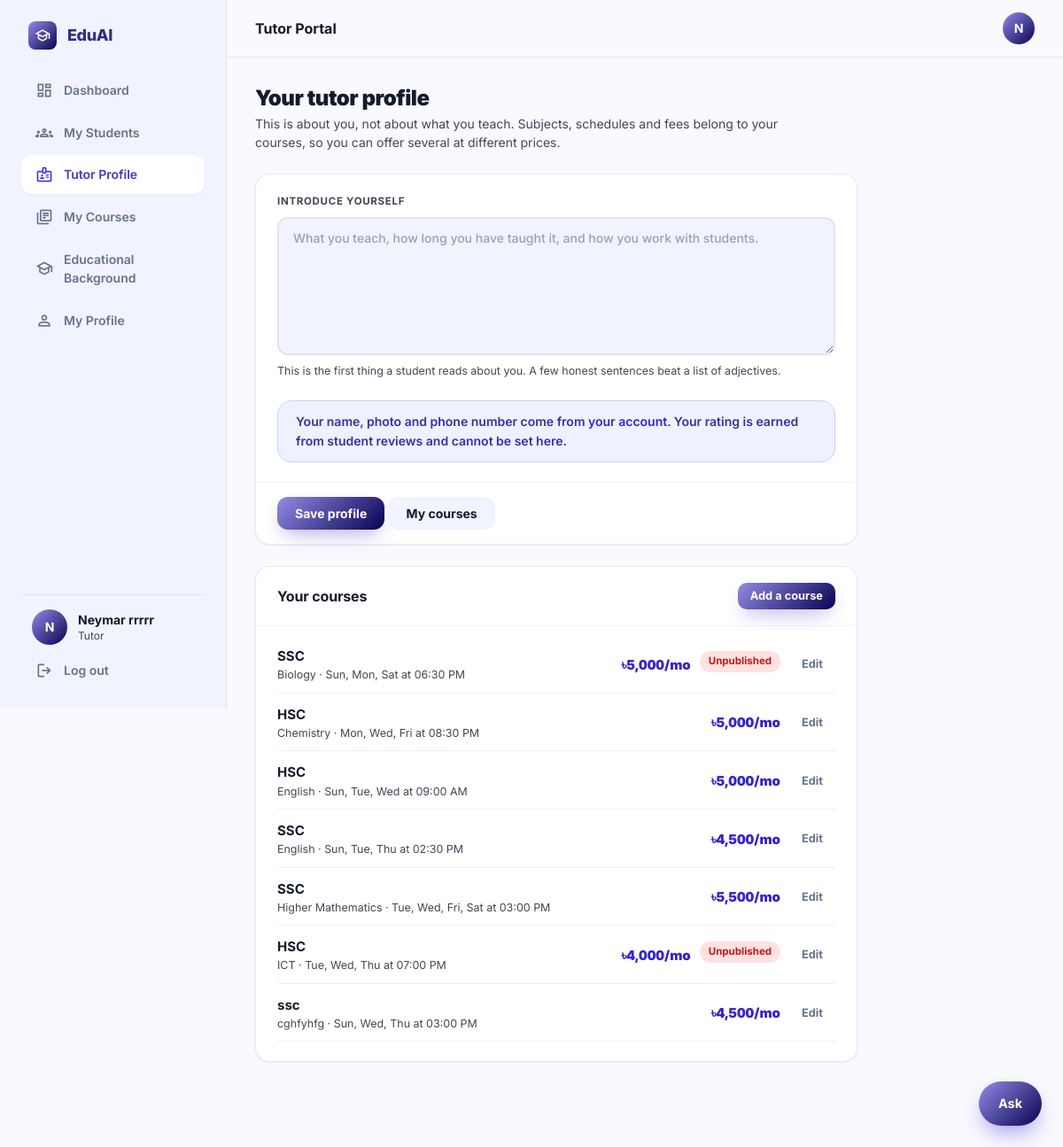
The page /tutors/edit-profile/ (signed in) on the database its author committed.
### accounts/models.py (models this page shows, shortened)
class User(AbstractUser):
    ROLE_CHOICES = (
        ('student', 'Student'),
        ('tutor', 'Tutor'),
    )
    VERIFICATION_STATUS_CHOICES = (
        ('unverified', 'Not submitted'),
        ('pending', 'Pending review'),
        ('verified', 'Verified'),
        ('rejected', 'Rejected'),
    )
    role = models.CharField(max_length=10, choices=ROLE_CHOICES)
    avatar = models.ImageField(upload_to='avatars/', blank=True, null=True)
    phone = models.CharField(max_length=20, blank=True, null=True)
    education = models.CharField(max_length=150, blank=True, null=True,
                                  help_text='e.g. BSc in CSE, Dhaka University')
    id_card_number = models.CharField(max_length=40, blank=True, null=True,
                                      help_text='University ID card number')
    id_card_front = models.ImageField(upload_to='id_cards/', storage=private_storage,
                                      blank=True, null=True)
    id_card_back = models.ImageField(upload_to='id_cards/', storage=private_storage,
                                     blank=True, null=True)
    bio = models.TextField(blank=True, null=True)
    nid_number = models.CharField(max_length=30, blank=True, null=True)
    nid_image = models.ImageField(upload_to='nid_cards/', storage=private_storage,
                                  blank=True, null=True,
                                  help_text='Photo/scan of the NID — required for tutor registration')
    nid_verification_status = models.CharField(
        max_length=10, choices=VERIFICATION_STATUS_CHOICES, default='unverified',
    )

### tutors/models.py (models this page shows, shortened)
class Course(models.Model):
    DAY_CHOICES = [
        ('0', 'Sun'), ('1', 'Mon'), ('2', 'Tue'), ('3', 'Wed'),
        ('4', 'Thu'), ('5', 'Fri'), ('6', 'Sat'),
    ]
    tutor = models.ForeignKey(User, on_delete=models.CASCADE,
                              related_name='courses')
    subject = models.CharField(max_length=60,
                               help_text="The subject, as a student would search for it")
    name = models.CharField(max_length=120,
                            help_text='What you call this course')
    days = models.CharField(max_length=50,
                            help_text="Comma separated days like '0,2,4'")
    time = models.TimeField(help_text='When the class starts')
    months = models.PositiveIntegerField(
        default=1, validators=[MinValueValidator(1)],
        help_text='How many months the course runs')
    monthly_rate = models.DecimalField(
        max_digits=10, decimal_places=2, validators=[MinValueValidator(1)],
        help_text='What a student pays per month')
    is_active = models.BooleanField(
        default=True, help_text='Uncheck to stop taking new students')
    created_at = models.DateTimeField(auto_now_add=True)
    updated_at = models.DateTimeField(auto_now=True)
    class Meta:
        ordering = ['subject', 'name']
    @property
    def day_names(self):
        labels = dict(self.DAY_CHOICES)
        return [labels[d.strip()] for d in self.days.split(',')
                if d.strip() in labels]
    @property
    def schedule_display(self):
        days = ', '.join(self.day_names)
        return f'{days} at {self.time:%I:%M %p}' if days else f'{self.time:%I:%M %p}'

### tutors/views.py (the view, shortened to what this page needs)
# urls.py: path('edit-profile/', views.tutor_edit_profile_view, name='edit-profile'),
@login_required(login_url='login')
def tutor_edit_profile_view(request):
    if request.user.role != 'tutor':
        messages.error(request, 'Only tutors can access this page!')
        return redirect('home')
    profile, created = TutorProfile.objects.get_or_create(
        user=request.user, defaults={'bio': ''})
    return render(request, 'tutors/edit.html', {
        'tutor_profile': profile,
        'is_new': created,
        'courses': request.user.courses.all(),
    })

### chatbot/context_processors.py (called while the page is built)
def assistant(request):
    return {'chat_starters': json.dumps(list(_starters(request.user)))}

### chatbot/views.py (called while the page is built)
def _starters(user):
    if not user.is_authenticated:
        return ('How much does a tutor cost?',
                'How do I book a tutor?',
                'How do refunds work?',
                'How do I become a tutor?')
    if user.is_staff or user.is_superuser:
        return ('What needs reviewing?',
                'How many payments are waiting?',
                'How much is owed in refunds?')
    if user.role == 'tutor':
        return ('How much have I earned?',
                'What are my bookings?',
                'How much commission do you take?',
                'What needs my attention?')
    return ('How much do I owe?',
            'What refund would I get if I stop now?',
            'When does my course end?',
            'Has my payment been approved?')

### quick_tutor/templatetags/assets.py (called while the page is built)
def _version(path):
    try:
        absolute = finders.find(path)
        if absolute and os.path.exists(absolute):
            return str(int(os.path.getmtime(absolute)))
    except Exception:                      # pragma: no cover - never break a page
        pass
    return ''

@register.simple_tag
def static_v(path):
    url = static(path)
    if settings.DEBUG:
        stamp = _version(path)
    else:
        if path not in _versions:
            _versions[path] = _version(path)
        stamp = _versions[path]
    return f'{url}?v={stamp}' if stamp else url

### templates/tutors/edit.html (shortened to what this page needs)
{% extends 'base/luminary_base.html' %}
{% block nav_edit_profile %}is-active{% endblock %}
{% block pagehead %}
<div class="pagehead">
  <div class="container">
    <div class="pagehead__title">
      <h1>{% if is_new %}Create your tutor profile{% else %}Your tutor profile{% endif %}</h1>
    </div>
    <p>This is about you, not about what you teach. Subjects, schedules and
       fees belong to your courses, so you can offer several at different
       prices.</p>
  </div>
</div>
{% endblock %}
{% block content %}
<div class="stack" style="max-width:680px">
  <form method="POST" class="card">
    <div class="card__body stack">
      <div class="field">
        <label for="bio">Introduce yourself</label>
        <textarea id="bio" name="bio" rows="6" required
                  placeholder="What you teach, how long you have taught it, and how you work with students.">{{ tutor_profile.bio|default:'' }}</textarea>
        <p class="xsmall muted">This is the first thing a student reads about
           you. A few honest sentences beat a list of adjectives.</p>
      </div>
      <div class="alert alert--info">
        Your name, photo and phone number come from
        <a href="/accounts/edit-profile/">your account</a>. Your rating is
        earned from student reviews and cannot be set here.
      </div>
    </div>
    <div class="card__foot">
      <button type="submit" class="btn btn--primary">
        {% if is_new %}Create profile{% else %}Save profile{% endif %}
      </button>
      {% if not is_new %}
      <a href="/tutors/courses/" class="btn btn--secondary">My courses</a>
      {% endif %}
    </div>
  </form>
  {% if not is_new %}
  <section class="card">
    <div class="card__head">
      <h3>Your courses</h3>
      <a href="/tutors/courses/add/" class="btn btn--primary btn--sm">Add a course</a>
    </div>
    <div class="card__body">
      {% if courses %}
      <div class="stack-s">
        {% for course in courses %}
        <div class="row row--between" style="padding-bottom:10px;border-bottom:1px solid var(--line-2)">
          <div>
            <div class="strong">{{ course.name }}</div>
            <div class="xsmall muted">{{ course.subject }} &middot; {{ course.schedule_display }}</div>
          </div>
          <div class="row" style="gap:10px">
            <span class="money num">৳{{ course.monthly_rate|floatformat:"0g" }}/mo</span>
            {% if not course.is_active %}<span class="pill pill--rejected">Unpublished</span>{% endif %}
            <a href="/tutors/courses/{{ course.id }}/edit/" class="btn btn--quiet btn--sm">Edit</a>
          </div>
        </div>
        {% endfor %}
      </div>
      {% else %}
      <p class="muted">You have no courses yet, so students cannot book you.
         <a href="/tutors/courses/add/">Add one</a>.</p>
      {% endif %}
    </div>
  </section>
  {% endif %}
</div>
{% endblock %}

### templates/base/luminary_base.html (shortened to what this page needs)
<!DOCTYPE html>
{% load static %}
{% load assets %}
<html lang="en">
<head>
<link rel="stylesheet" href="{% static_v 'css/eduai.css' %}"/>
</head>
<body>
<div class="app">
<aside class="sidebar">
  <a href="/" class="brand">
    <span class="brand__tile"><span class="ms" aria-hidden="true">school</span></span>
    EduAI
  </a>
  <nav class="sidenav" aria-label="Main">
    {% if user.is_authenticated %}
    <a href="/dashboard/" class="{% block nav_dashboard %}{% endblock %}"><span class="ms" aria-hidden="true">dashboard</span> Dashboard</a>
    {% endif %}
    {% if not user.is_authenticated %}
    <a href="/"><span class="ms" aria-hidden="true">home</span> Home</a>
    <a href="/tutors/" class="{% block nav_browse %}{% endblock %}"><span class="ms" aria-hidden="true">search</span> Find Tutors</a>
    <a href="/reviews/" class="{% block nav_reviews %}{% endblock %}"><span class="ms" aria-hidden="true">star_rate</span> Student Reviews</a>
    {% elif user.role == 'tutor' %}
    <a href="/bookings/" class="{% block nav_students %}{% endblock %}"><span class="ms" aria-hidden="true">groups</span> My Students</a>
    <a href="/tutors/edit-profile/" class="{% block nav_edit_profile %}{% endblock %}"><span class="ms" aria-hidden="true">badge</span> Tutor Profile</a>
    <a href="/tutors/courses/" class="{% block nav_courses %}{% endblock %}"><span class="ms" aria-hidden="true">library_books</span> My Courses</a>
    {% endif %}
    {% if user.is_authenticated and not user.is_staff and not user.is_superuser %}
    <a href="/accounts/education/" class="{% block nav_education %}{% endblock %}"><span class="ms" aria-hidden="true">school</span> Educational Background</a>
    {% endif %}
    {% if user.is_authenticated %}
    <a href="/accounts/profile/" class="{% block nav_profile %}{% endblock %}"><span class="ms" aria-hidden="true">person</span> My Profile</a>
    {% endif %}
  </nav>
  <div class="sidebar__foot">
    {% if user.is_authenticated %}
    <div class="sidebar__user">
      {% if user.avatar %}
        <img src="{{ user.avatar.url }}" alt="" class="avatar" style="width:40px;height:40px;border-radius:9999px">
      {% else %}
        <span class="avatar" style="width:40px;height:40px;border-radius:9999px">{{ user.username|upper|first }}</span>
      {% endif %}
      <div style="min-width:0">
        <p class="sidebar__name">{{ user.get_full_name|default:user.username }}</p>
        <p class="sidebar__role">{% if user.is_superuser or user.is_staff %}Admin{% else %}{{ user.role }}{% endif %}</p>
      </div>
    </div>
    <a href="/accounts/logout/" class="sidebar__logout"><span class="ms" aria-hidden="true">logout</span> Log out</a>
    {% else %}
    <a href="/accounts/register/" class="btn btn--primary btn--block">Join for free</a>
    <a href="/accounts/login/" class="btn btn--secondary btn--block">Log in</a>
    {% endif %}
  </div>
</aside>
<div class="app__main">
  <header class="appbar">
    <p class="appbar__title">{% block appbar_title %}{% if user.is_superuser or user.is_staff %}Admin Panel{% elif user.role == 'student' %}Student Portal{% elif user.role == 'tutor' %}Tutor Portal{% else %}EduAI{% endif %}{% endblock %}</p>
    <div class="appbar__right">
      {% if user.is_authenticated %}
      <a href="/accounts/profile/" title="{{ user.username }}">
        {% if user.avatar %}
          <img src="{{ user.avatar.url }}" alt="{{ user.username }}" class="avatar"/>
        {% else %}
          <span class="avatar">{{ user.username|upper|first }}</span>
        {% endif %}
      </a>
      {% else %}
      <div class="appbar__guest">
        <a href="/accounts/login/" class="btn btn--quiet btn--sm">Log in</a>
        <a href="/accounts/register/" class="btn btn--primary btn--sm">Join</a>
      </div>
      {% endif %}
    </div>
  </header>
  {% block pagehead %}{% endblock %}
  {% block main %}
  <main class="page">
    <div class="container">
      {% block content %}{% endblock %}
    </div>
  </main>
  {% endblock %}
</div>
</div>
{% include 'chatbot/widget.html' %}
</body>
</html>

### rows shown on the page
User: username|first "N", get_full_name "Neymar rrrrr", role "Tutor"
Course: name "SSC", subject "Biology", schedule_display "Sun, Mon, Sat at 06:30 PM", monthly_rate "5,000", is_active "Unpublished"
Course: name "HSC", subject "Chemistry", schedule_display "Mon, Wed, Fri at 08:30 PM", monthly_rate "5,000"
Course: name "HSC", subject "English", schedule_display "Sun, Tue, Wed at 09:00 AM", monthly_rate "5,000"
Course: name "SSC", subject "English", schedule_display "Sun, Tue, Thu at 02:30 PM", monthly_rate "4,500"
Course: name "SSC", subject "Higher Mathematics", schedule_display "Tue, Wed, Fri, Sat at 03:00 PM", monthly_rate "5,500"
Course: name "HSC", subject "ICT", schedule_display "Tue, Wed, Thu at 07:00 PM", monthly_rate "4,000", is_active "Unpublished"
Course: name "ssc", subject "cghfyhfg", schedule_display "Sun, Wed, Thu at 03:00 PM", monthly_rate "4,500"
